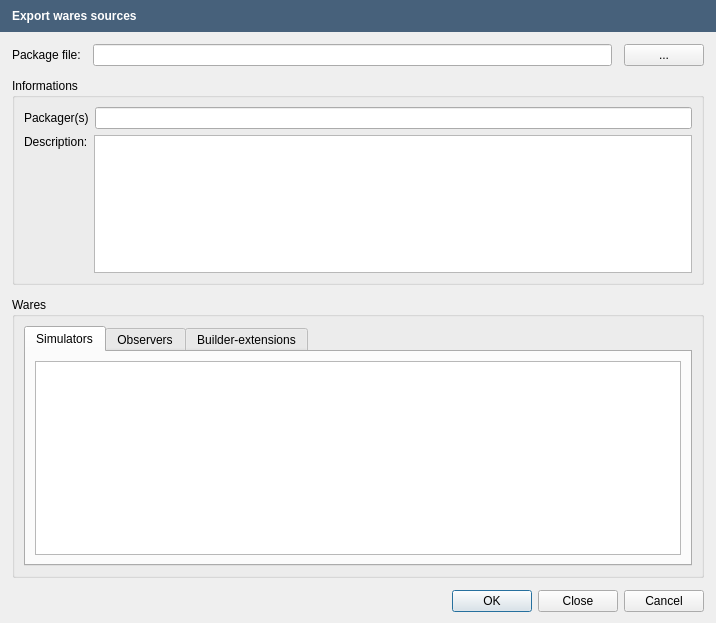
<?xml version="1.0" encoding="UTF-8"?>
<ui version="4.0">
 <class>WaresSrcExportDialog</class>
 <widget class="QDialog" name="WaresSrcExportDialog">
  <property name="geometry">
   <rect>
    <x>0</x>
    <y>0</y>
    <width>716</width>
    <height>623</height>
   </rect>
  </property>
  <property name="windowTitle">
   <string notr="true"/>
  </property>
  <property name="modal">
   <bool>true</bool>
  </property>
  <layout class="QVBoxLayout" name="verticalLayout" stretch="0,0,2,0,0">
   <property name="spacing">
    <number>12</number>
   </property>
   <property name="leftMargin">
    <number>0</number>
   </property>
   <property name="topMargin">
    <number>0</number>
   </property>
   <property name="rightMargin">
    <number>0</number>
   </property>
   <item>
    <widget class="QFrame" name="MessageFrame">
     <property name="sizePolicy">
      <sizepolicy hsizetype="Preferred" vsizetype="Maximum">
       <horstretch>0</horstretch>
       <verstretch>0</verstretch>
      </sizepolicy>
     </property>
     <property name="styleSheet">
      <string notr="true">background-color: rgb(71,97,123);</string>
     </property>
     <property name="frameShape">
      <enum>QFrame::Panel</enum>
     </property>
     <property name="frameShadow">
      <enum>QFrame::Sunken</enum>
     </property>
     <property name="lineWidth">
      <number>0</number>
     </property>
     <layout class="QHBoxLayout" name="horizontalLayout_3" stretch="0">
      <property name="spacing">
       <number>5</number>
      </property>
      <property name="leftMargin">
       <number>12</number>
      </property>
      <item>
       <layout class="QHBoxLayout" name="horizontalLayout_2">
        <item>
         <widget class="QLabel" name="MessageLabel">
          <property name="styleSheet">
           <string notr="true">color: rgb(255, 255, 255);
font : bold;
</string>
          </property>
          <property name="text">
           <string notr="true">Export wares sources</string>
          </property>
         </widget>
        </item>
       </layout>
      </item>
     </layout>
    </widget>
   </item>
   <item>
    <layout class="QVBoxLayout" name="verticalLayout_2">
     <property name="leftMargin">
      <number>12</number>
     </property>
     <property name="rightMargin">
      <number>12</number>
     </property>
     <item>
      <layout class="QHBoxLayout" name="horizontalLayout">
       <item>
        <widget class="QLabel" name="label">
         <property name="text">
          <string>Package file:</string>
         </property>
        </widget>
       </item>
       <item>
        <widget class="QLineEdit" name="PackagePathLineEdit"/>
       </item>
       <item>
        <widget class="QPushButton" name="PackagePathButton">
         <property name="text">
          <string>...</string>
         </property>
        </widget>
       </item>
      </layout>
     </item>
    </layout>
   </item>
   <item>
    <layout class="QVBoxLayout" name="verticalLayout_8">
     <property name="leftMargin">
      <number>12</number>
     </property>
     <property name="rightMargin">
      <number>12</number>
     </property>
     <item>
      <widget class="QGroupBox" name="groupBox_2">
       <property name="title">
        <string>Informations</string>
       </property>
       <layout class="QVBoxLayout" name="verticalLayout_9">
        <item>
         <layout class="QHBoxLayout" name="horizontalLayout_5">
          <item>
           <widget class="QLabel" name="label_2">
            <property name="text">
             <string>Packager(s)</string>
            </property>
           </widget>
          </item>
          <item>
           <widget class="QLineEdit" name="PackagersLineEdit"/>
          </item>
         </layout>
        </item>
        <item>
         <layout class="QHBoxLayout" name="horizontalLayout_6">
          <item>
           <widget class="QLabel" name="label_3">
            <property name="text">
             <string>Description:</string>
            </property>
            <property name="alignment">
             <set>Qt::AlignLeading|Qt::AlignLeft|Qt::AlignTop</set>
            </property>
           </widget>
          </item>
          <item>
           <widget class="QPlainTextEdit" name="PackageDescriptionTextEdit"/>
          </item>
         </layout>
        </item>
       </layout>
      </widget>
     </item>
    </layout>
   </item>
   <item>
    <layout class="QVBoxLayout" name="verticalLayout_6">
     <property name="leftMargin">
      <number>12</number>
     </property>
     <property name="rightMargin">
      <number>12</number>
     </property>
     <item>
      <widget class="QGroupBox" name="WaresGroupBox">
       <property name="title">
        <string>Wares</string>
       </property>
       <layout class="QVBoxLayout" name="verticalLayout_7">
        <property name="leftMargin">
         <number>9</number>
        </property>
        <property name="rightMargin">
         <number>9</number>
        </property>
        <item>
         <widget class="QTabWidget" name="WaresTabWidget">
          <property name="currentIndex">
           <number>0</number>
          </property>
          <widget class="QWidget" name="tab">
           <attribute name="title">
            <string>Simulators</string>
           </attribute>
           <layout class="QVBoxLayout" name="verticalLayout_3">
            <item>
             <widget class="QListWidget" name="SimListWidget"/>
            </item>
           </layout>
          </widget>
          <widget class="QWidget" name="tab_3">
           <attribute name="title">
            <string>Observers</string>
           </attribute>
           <layout class="QVBoxLayout" name="verticalLayout_4">
            <item>
             <widget class="QListWidget" name="ObsListWidget"/>
            </item>
           </layout>
          </widget>
          <widget class="QWidget" name="tab_2">
           <attribute name="title">
            <string>Builder-extensions</string>
           </attribute>
           <layout class="QVBoxLayout" name="verticalLayout_5">
            <item>
             <widget class="QListWidget" name="ExtListWidget"/>
            </item>
           </layout>
          </widget>
         </widget>
        </item>
       </layout>
      </widget>
     </item>
    </layout>
   </item>
   <item>
    <layout class="QHBoxLayout" name="horizontalLayout_4">
     <property name="leftMargin">
      <number>12</number>
     </property>
     <property name="rightMargin">
      <number>12</number>
     </property>
     <item>
      <widget class="QDialogButtonBox" name="ButtonBox">
       <property name="sizePolicy">
        <sizepolicy hsizetype="Expanding" vsizetype="Fixed">
         <horstretch>0</horstretch>
         <verstretch>0</verstretch>
        </sizepolicy>
       </property>
       <property name="standardButtons">
        <set>QDialogButtonBox::Cancel|QDialogButtonBox::Close|QDialogButtonBox::Ok</set>
       </property>
      </widget>
     </item>
    </layout>
   </item>
  </layout>
 </widget>
 <resources/>
 <connections>
  <connection>
   <sender>ButtonBox</sender>
   <signal>rejected()</signal>
   <receiver>WaresSrcExportDialog</receiver>
   <slot>close()</slot>
   <hints>
    <hint type="sourcelabel">
     <x>50</x>
     <y>597</y>
    </hint>
    <hint type="destinationlabel">
     <x>44</x>
     <y>619</y>
    </hint>
   </hints>
  </connection>
 </connections>
</ui>
